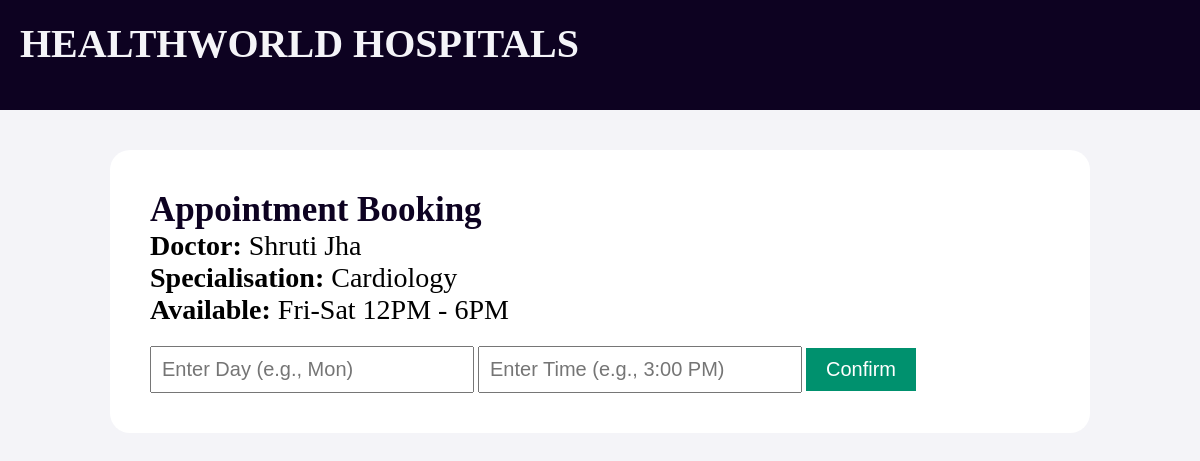
Screenshot of /patient/book_appointment/15/50 with the database file from the repository.
### models.py (models this page shows)
class Doctor(db.Model):
    __tablename__ = "Doctor"
    doctor_ID = db.Column(db.Integer, primary_key=True, autoincrement=True, nullable=False)
    name = db.Column(db.String, nullable=False)
    specialisation = db.Column(db.String, nullable=False)
    availability = db.Column(db.String, nullable=False)
    password = db.Column(db.String, nullable=False)
    contact = db.Column(db.Integer, nullable=False)

### main.py (the view, shortened to what this page needs)
@app.route("/patient/book_appointment/<patient_id>/<doctor_id>", methods=['GET','POST'])
def book_appointment(patient_id, doctor_id):
    doctor = Doctor.query.get(doctor_id)
    if request.method == 'GET':
        return render_template("appointment.html", doctor=doctor, availability=doctor.availability, patient_id=patient_id)

### TEMPLATES/appointment.html (shortened to what this page needs)
<!DOCTYPE html>
<html lang="en">
<head>
</head>
<body style="background-color:#f4f4f8;">
    <header>HEALTHWORLD HOSPITALS</header>
    <div id="container">
        <h3>Appointment Booking</h3>
        <p><b>Doctor:</b> {{ doctor.name }}</p>
        <p><b>Specialisation:</b> {{ doctor.specialisation }}</p>
        <p><b>Available:</b> {{ availability }}</p>
        <form action="/patient/book_appointment/{{ patient_id }}/{{ doctor.doctor_ID }}" method="POST" style="margin-top:20px;">
            <input type="text" name="day" placeholder="Enter Day (e.g., Mon)" style="padding:10px; font-size:20px; width:300px;">
            <input type="text" name="time" placeholder="Enter Time (e.g., 3:00 PM)" style="padding:10px; font-size:20px; width:300px;">
            <button type="submit" style="padding:10px 20px; font-size:20px; background-color:#00916e; color:white; border:none; cursor:pointer;">Confirm</button>
        </form>
    </div>
</body>
</html>

### TEMPLATES/appointment.html (style rules this page uses)
* { margin: 0; padding: 0; }
header { background-color: #0D0221; color: #f4f4f8; height: 70px; font-size: 40px; padding: 20px; font-weight: 600; }
#container { background-color: #ffffff; width: 900px; padding: 40px; margin: 40px auto; border-radius: 20px; }
h3 { font-size: 35px; color: #0D0221; }
p { font-size: 28px; }

### rows the page displays
Doctor: name "Shruti Jha", specialisation "Cardiology", availability "Fri-Sat 12PM - 6PM"
